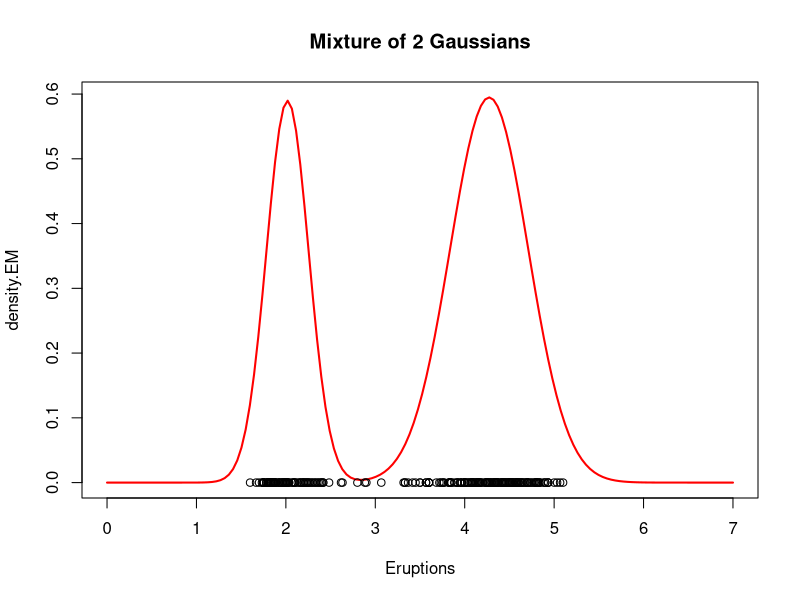

Generate this figure with R:
## ---- chunk 1
#| label: setup 
###### Setup data
x = faithful$eruptions
n = length(x)
## ---- chunk 2
#| label: em-location-scale

w      = 0.5          
mu     = c(mean(x)-sd(x), mean(x)+sd(x))
sigma  = rep(sd(x)/4,2)

s  = 0              # s_tep counter
sw = FALSE          # sw_itch to stop the algorithm
QQ = -Inf           # the Q function (log-likelihood function)
QQ.out = NULL       # the Q function values
epsilon = 10^(-5)   # the stopping criterion for the algorithm

while(!sw){ ##Checking convergence

  ## E step
  v = array(0, dim=c(n,2))
  for(i in 1:n){
    v[i,1] = log(w) + dnorm(x[i], mu[1], sigma[1], log=T)
    v[i,2] = log(1-w) + dnorm(x[i], mu[2], sigma[2], log=T)
    v[i,]  = exp(v[i,] - max(v[i,]))/sum(exp(v[i,] - max(v[i,]))) 
  }

  ## M step
  # Weights
  w  = mean(v[,1])
  # Means
  mu = rep(0, 2)
  for(k in 1:2){
    for(i in 1:n){
      mu[k]    = mu[k] + v[i,k]*x[i]
    }
    mu[k] = mu[k]/sum(v[,k])
  }
  # Variances
  sigma = rep(0,2)
  for(k in 1:2){
    for(i in 1:n){
      sigma[k] = sigma[k] + v[i,k]*(x[i] - mu[k])^2
    }
    sigma[k] = sqrt(sigma[k]/sum(v[,k]))
  }
  ## Check convergence
  QQn = 0
  for(i in 1:n){
    QQn = QQn + v[i,1]*(log(w) + dnorm(x[i],mu[1],sigma[1],log=TRUE)) +
                v[i,2]*(log(1-w) + dnorm(x[i],mu[2],sigma[2],log=TRUE))
  }
  if(abs(QQn-QQ)/abs(QQn)<epsilon){
    sw=TRUE
  }
  QQ = QQn
  QQ.out = c(QQ.out, QQ)
  s = s + 1
  print(paste(s, QQn))
}
## ---- chunk 3
#| label: gen-density
xx  = seq(0,7,length=150)
nxx = length(xx)
density.EM = rep(0, nxx)
for(s in 1:nxx){
  density.EM[s] = density.EM[s] + w*dnorm(xx[s], mu[1], sigma[1]) + 
                                  (1-w)*dnorm(xx[s], mu[2], sigma[2])
}

## ---- chunk 4
#| label: fig-density-plot

plot(xx, density.EM, col="red", lwd=2, type="l", xlab="Eruptions")
points(x,rep(0,n))
title(main="Mixture of 2 Gaussians")
